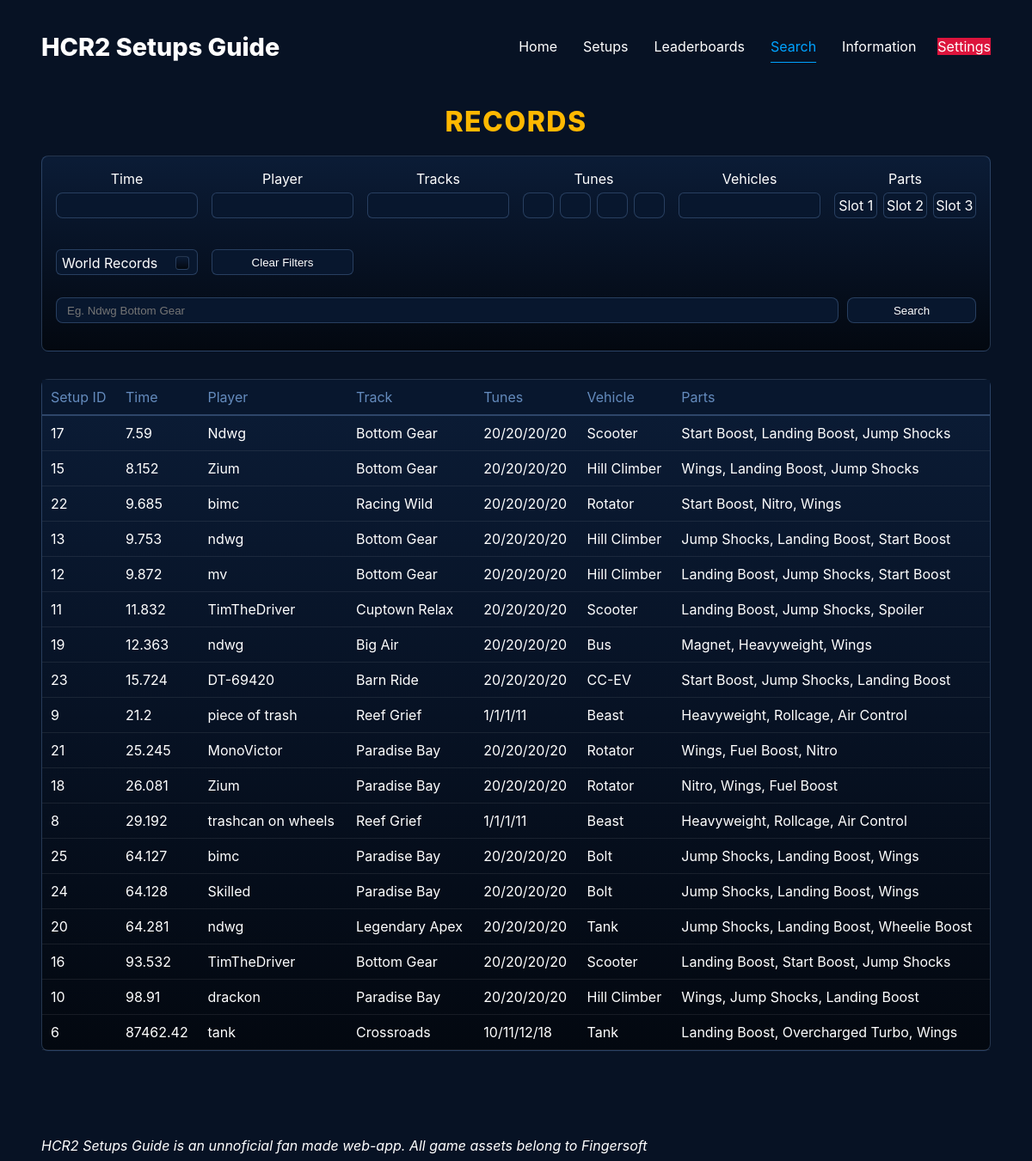
Page /Search on the earlier database version.
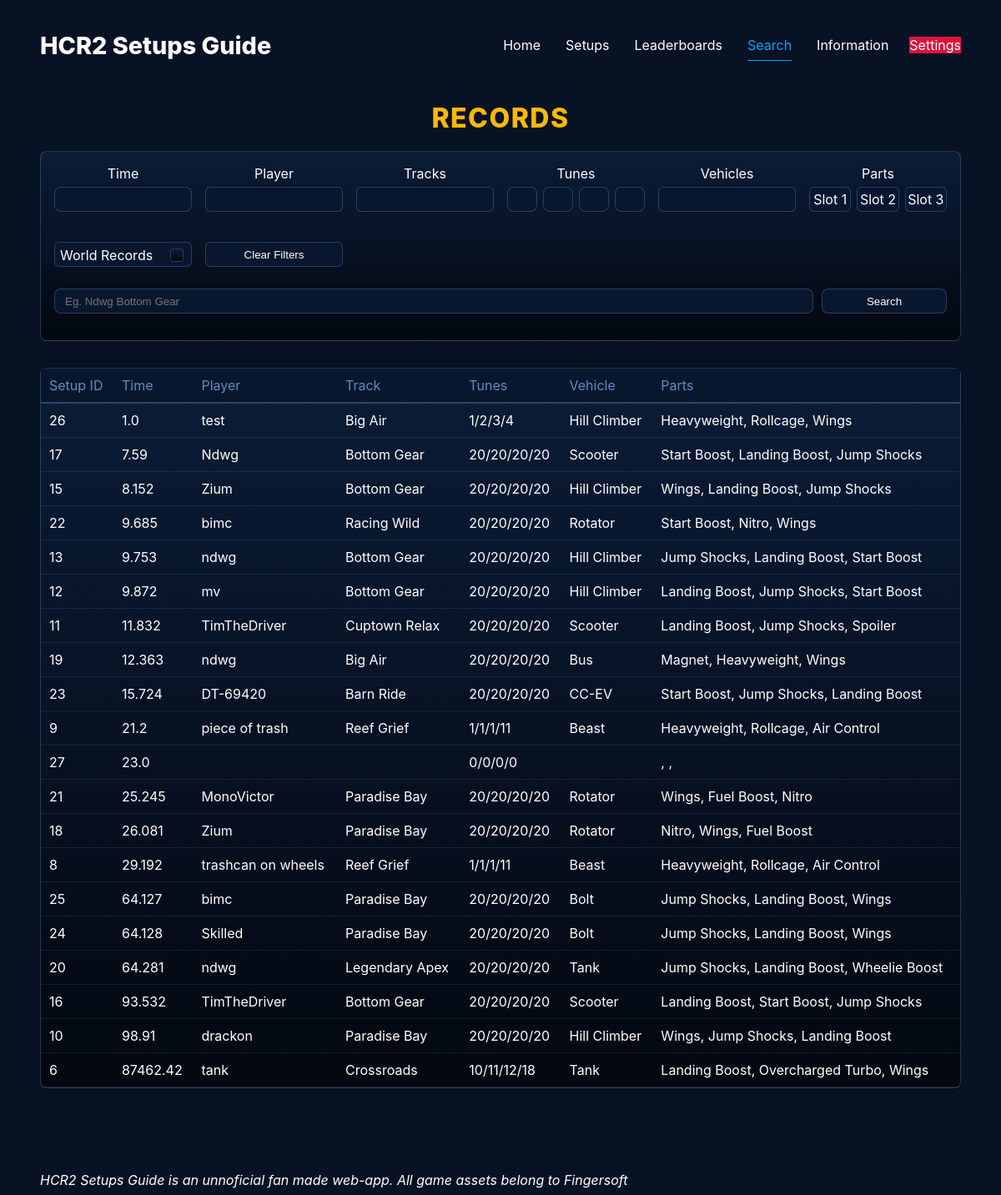
Same page on the later database version.
### app.py (models this page shows)
class Setups(db.Model):
    __tablename__ = "Setups"
    setup_id = db.Column(db.Integer, primary_key=True, autoincrement=True)
    time_id = db.Column(db.Integer, db.ForeignKey("WR_Times.time_id"), nullable=False)
    track_id = db.Column(db.Integer, db.ForeignKey("Tracks.track_id"), nullable=False)
    tune_id = db.Column(db.Integer, db.ForeignKey("Tunes.tune_id"), nullable=False)
    vehicle_id = db.Column(db.Integer, db.ForeignKey("Vehicles.vehicle_id"), nullable=False)
    part_id = db.Column(db.Integer, db.ForeignKey("Part Combinations.part_id"), nullable=False)
    wr_time = db.relationship("WR_Times", back_populates="setups")
    track = db.relationship("Tracks", back_populates="setups")
    tune = db.relationship("Tunes", back_populates="setups")
    vehicle = db.relationship("Vehicles", back_populates="setups")
    parts_combinations = db.relationship("Parts", back_populates="setups")

class WR_Times(db.Model):
    __tablename__ = "WR_Times"
    time_id = db.Column(db.Integer, primary_key=True, autoincrement=True, nullable=False)
    time = db.Column(db.REAL, nullable=False)
    player = db.Column(db.Text, nullable=False)
    setups = db.relationship("Setups", back_populates="wr_time")

class Tracks(db.Model):
    __tablename__ = "Tracks"
    track_id = db.Column(db.Integer, primary_key=True, autoincrement=True, nullable=False, unique=True)
    track_name = db.Column(db.Text, nullable=False)
    setups = db.relationship("Setups", back_populates="track")

class Tunes(db.Model):
    __tablename__ = "Tunes"
    tune_id = db.Column(db.Integer, primary_key=True, autoincrement=True, nullable=False, unique=True)
    tune1 = db.Column(db.Integer, nullable=False)
    tune2 = db.Column(db.Integer, nullable=False)
    tune3 = db.Column(db.Integer, nullable=False)
    tune4 = db.Column(db.Integer, nullable=False)
    setups = db.relationship("Setups", back_populates="tune")

class Vehicles(db.Model):
    __tablename__ = "Vehicles"
    vehicle_id = db.Column(db.Integer, primary_key=True, autoincrement=True, nullable=False, unique=True)
    vehicle_name = db.Column(db.Text, unique=True)
    setups = db.relationship("Setups", back_populates="vehicle")

class Parts(db.Model):
    __tablename__ = "Part Combinations"
    part_id = db.Column(db.Integer, primary_key=True, autoincrement=True, nullable=False, unique=True)
    slot1 = db.Column(db.Text, nullable=False)
    slot2 = db.Column(db.Text, nullable=False)
    slot3 = db.Column(db.Text, nullable=False)
    setups = db.relationship("Setups", back_populates="parts_combinations")

### app.py (the view, shortened to what this page needs)
@app.route('/Search', methods=['GET', 'POST'])
def search():
    setup = []
    result_errors = []
    wr_setups = []
    time = request.args.get("time") or None
    tune1 = request.args.get("tune1") or None
    tune2 = request.args.get("tune2") or None
    tune3 = request.args.get("tune3") or None
    tune4 = request.args.get("tune4") or None
    slot1 = request.args.get("slot1") or None
    slot2 = request.args.get("slot2") or None
    slot3 = request.args.get("slot3") or None
    tunes = [(tune1, Tunes.tune1),
            (tune2, Tunes.tune2),
            (tune3, Tunes.tune3),
            (tune4, Tunes.tune4)]
    wr_checked = request.args.get("wr_checked") or None
    player_filter = request.args.getlist("player_filter") or None
    track_filter = request.args.getlist("track_filter") or None
    vehicle_filter = request.args.getlist("vehicle_filter") or None
    players_options = []
    for c in (db.session.query(WR_Times.player).join(Setups).distinct().all()):
        players_options.append(c[0])
    search_bar = request.args.get("search_bar") or None
    setup = Setups.query.join(WR_Times).join(Vehicles).join(Tracks).join(Tunes).join(Parts).order_by(WR_Times.time.asc())
    if vehicle_filter:
        vehicle = [v for v in vehicle_filter if v in vehicles_list]
        setup = setup.filter(Vehicles.vehicle_name.in_(vehicle))
        vehicle_invalid = [v for v in vehicle_filter if v not in vehicles_list]
        for v in vehicle_invalid:
            result_errors.append(f"{v} is not a valid vehicle")
    if player_filter:
        player = [p for p in player_filter if p in players_options]
        setup = setup.filter(WR_Times.player.in_(player))
        player_invalid = [p for p in player_filter if p not in players_options]
        for p in player_invalid:
            result_errors.append(f"{p} player has no setups")
    if track_filter:
        track = [t for t in track_filter if t in tracks_list]
        setup = setup.filter(Tracks.track_name.in_(track))
        track_invalid = [t for t in track_filter if t not in tracks_list]
        for t in track_invalid:
            result_errors.append(f"{t} is not a valid track")
    for value,column in tunes:
        if value:
            try:
                value = int(value)
                if 21 > value > 0:
                    setup = setup.filter(column == value)
                else:
                    result_errors.append(f"{value} is not between 1 and 20")
            except ValueError:
                result_errors.append(f"{value} is not an integer")
    master_list_lower = {}
    for z in (tracks_list+vehicles_list+parts_list+players_options):
        master_list_lower[z.lower()] = z
    if wr_checked:
        setup = wr_subquery()
    if result_errors:
        result = []
    else:
        result = setup.all()
        if wr_checked:
            for i in result:
                wr_setups.append(int(i.setup_id))
            print(f"{wr_setups}")
    return render_template('Search.html',
                           active_page='search',
                           tracks_list=tracks_list,
                           vehicles_list=vehicles_list,
                           parts_list=parts_list,
                           search_bar=search_bar or "",
                           result=result,
                           players=players_options,
                           result_errors=result_errors)

### app.py (called while the page is built, shortened)
@app.before_request
def settings_menu():
    error = []
    rpp = request.form.get('rows_per_page')
    theme = request.form.get('theme')
    if 'theme' not in session:
            session['theme'] = 'dark'
    if 'rows_per_page' not in session:
        session['rows_per_page'] = 10

### templates/Search.html (shortened to what this page needs)
{% extends 'layout.html' %}
{% block content %}
<h1 class="title">RECORDS</h1>
<div class="search-form">
    <form method="GET" action="{{ url_for('search') }}">
        <div class="search-grid">
            <div class="search-box">
                <label>Time</label>
                <input type="number" step="any" name="time"><br>
            </div>
            <div class="search-box">
                <label>Player</label>
                <details class="expand" name="expand">
                    <summary></summary>
                </details>
            </div>
            <div class="search-box">
                <label>Tracks</label>
                <details class="expand" name="expand">
                    <summary></summary>
                </details>
            </div>
            <div class="search-box">
                <label>Tunes</label>
                <div class="multi-select">
                    <input type="number" max="20" min="1" name="tune1">
                    <input type="number" max="20" min="1" name="tune2">
                    <input type="number" max="20" min="1" name="tune3">
                    <input type="number" max="20" min="1" name="tune4">
                </div>
            </div>
            <div class="search-box">
                <label>Vehicles</label>
                <details class="expand" name="expand">
                    <summary></summary>
                </details>
            </div>
            <div class="search-box">
                <label>Parts</label>
                <div class="multi-select">
                    {% for i in range(3) %}
                    <details class="expand" name="expand">
                        <summary>Slot {{i+1}}</summary>
                    </details>
                    {% endfor %}
                </div>
            </div>
            <label class="expand_options world_records">
                <span>World Records</span>
                <input type="checkbox" name="wr_checked">
            </label>
            <button type="submit" class="clear_filters">Clear Filters</button>
        </div>
        <br>
        <div class="search-bar">
            <input type="search" name="search_bar" value="{{search_bar}}" placeholder="Eg. Ndwg Bottom Gear">
            <button type="submit">Search</button>
        </div>
    </form>
</div>
<br>
<div class="results">
    {% if result %}
        <table>
            <thead>
                <tr>
                    <td>Setup ID</td>
                    <td>Time</td>
                    <td>Player</td>
                    <td>Track</td>
                    <td>Tunes</td>
                    <td>Vehicle</td>
                    <td>Parts</td>
                </tr>
            </thead>
            <tbody>
                {% for i in result %}
                    <tr>
                        <td>{{i.setup_id}}</td>
                        <td>{{i.wr_time.time}}</td>
                        <td>{{i.wr_time.player}}</td>
                        <td>{{i.track.track_name}}</td>
                        <td>{{i.tune.tune1}}/{{i.tune.tune2}}/{{i.tune.tune3}}/{{i.tune.tune4}}</td>
                        <td>{{i.vehicle.vehicle_name}}</td>
                        <td>{{i.parts_combinations.slot1}}, {{i.parts_combinations.slot2}}, {{i.parts_combinations.slot3}}</td>
                    </tr>
                {% endfor %}
            </tbody>
        </table>
        {% else %}
        <div class="norecords">
            <p>No records found that match the filters</p>
        </div>
    {% endif %}
</div>
{% endblock %}

Differences in the rows shown:
added Setups: setup_id "26", wr_time.time "1.0", wr_time.player "test", track.track_name "Big Air", tune.tune1 "1", tune.tune2 "2", tune.tune3 "3", tune.tune4 "4", vehicle.vehicle_name "Hill Climber", parts_combinations.slot1 "Heavyweight", parts_combinations.slot2 "Rollcage", parts_combinations.slot3 "Wings"
added Setups: setup_id "27", wr_time.time "23.0", tune.tune1 "0", tune.tune2 "0", tune.tune3 "0", tune.tune4 "0"
